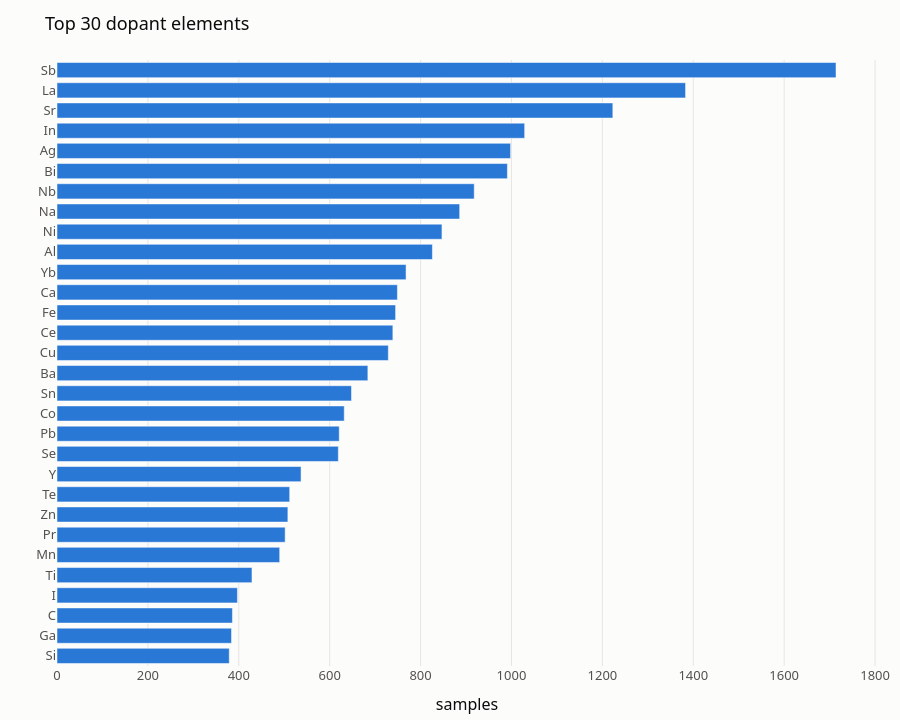

The notebook cell saved with this chart:
### Markdown cell above
## 6. Dopants

Most frequent dopant elements across samples (a sample with several dopants counts once per element).

### Code cell
s_dopants = (df_samples.dopant_elements.dropna().str.split(r'[,;\s]+').explode()
             .loc[lambda s: s.str.len() > 0].value_counts().head(30).sort_values())
fig = px.bar(s_dopants, orientation='h', labels={'value': 'samples', 'dopant_elements': ''},
             title='Top 30 dopant elements')
fig.update_traces(marker_color=BLUE, hovertemplate='%{y}: %{x:,} samples<extra></extra>')
fig.update_layout(showlegend=False, height=720)
fig.show()

### Figure 1 — Plotly figure (JSON) as saved in the notebook; plotly's stock layout.template omitted (floating-point values rounded to 4 significant figures)
{"data": [{"hovertemplate": "%{y}: %{x:,} samples<extra></extra>", "legendgroup": "count", "marker": {"color": "#2a78d6", "pattern": {"shape": ""}}, "name": "count", "orientation": "h", "showlegend": true, "textposition": "auto", "type": "bar", "x": [379, 384, 386, 397, 429, 490, 502, 508, 512, 537, 619, 621, 632, 648, 684, 729, 739, 745, 749, 768, 826, 847, 886, 918, 991, 998, 1029, 1223, 1383, 1714], "xaxis": "x", "y": ["Si", "Ga", "C", "I", "Ti", "Mn", "Pr", "Zn", "Te", "Y", "Se", "Pb", "Co", "Sn", "Ba", "Cu", "Ce", "Fe", "Ca", "Yb", "Al", "Ni", "Na", "Nb", "Bi", "Ag", "In", "Sr", "La", "Sb"], "yaxis": "y"}], "layout": {"barmode": "relative", "height": 720, "legend": {"title": {"text": "variable"}, "tracegroupgap": 0}, "showlegend": false, "title": {"text": "Top 30 dopant elements"}, "xaxis": {"anchor": "y", "domain": [0, 1], "title": {"text": "samples"}}, "yaxis": {"anchor": "x", "domain": [0, 1], "title": {"text": ""}}}}
